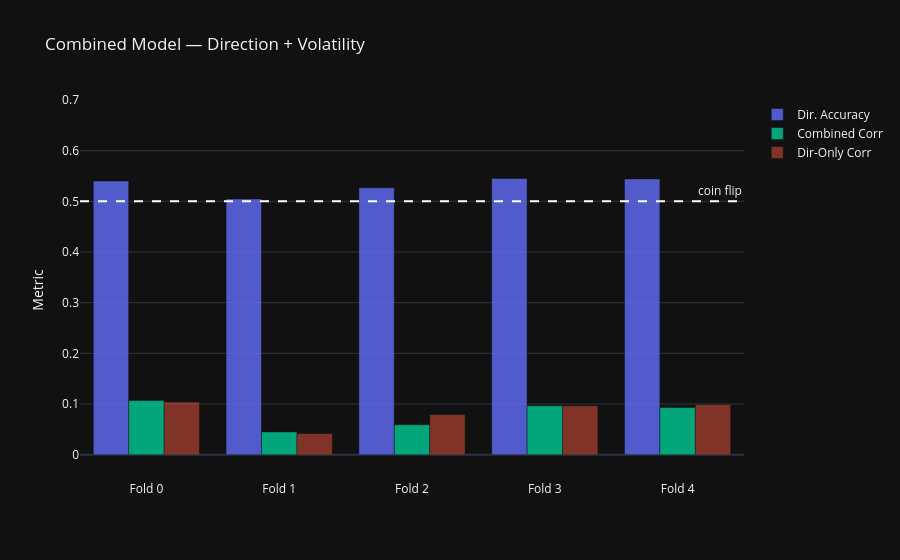

Source (notebook cell):
### Markdown cell above
## Visualization

### Code cell
fold_labels = [f"Fold {r.fold_idx}" for r in exp_results]

fig = go.Figure()
fig.add_trace(go.Bar(
    x=fold_labels,
    y=[r.dir_val_acc for r in exp_results],
    name="Dir. Accuracy", marker_color="#636efa", opacity=0.8,
))
fig.add_trace(go.Bar(
    x=fold_labels,
    y=[r.combined_corr for r in exp_results],
    name="Combined Corr", marker_color="#00cc96", opacity=0.8,
))
fig.add_trace(go.Bar(
    x=fold_labels,
    y=[r.dir_only_corr for r in exp_results],
    name="Dir-Only Corr", marker_color="#ef553b", opacity=0.5,
))
fig.add_hline(y=0.50, line_dash="dash", line_color="white",
              annotation_text="coin flip")
fig.update_layout(
    template="plotly_dark",
    title="Combined Model — Direction + Volatility",
    yaxis_title="Metric",
    yaxis_range=[-0.05, 0.70],
    barmode="group",
)
fig.show()

### Figure 1 — Plotly figure (JSON) as saved in the notebook; plotly's stock layout.template omitted (floating-point values rounded to 4 significant figures)
{"data": [{"marker": {"color": "#636efa"}, "name": "Dir. Accuracy", "opacity": 0.8, "type": "bar", "x": ["Fold 0", "Fold 1", "Fold 2", "Fold 3", "Fold 4"], "y": [0.54, 0.5048, 0.5267, 0.5452, 0.5443]}, {"marker": {"color": "#00cc96"}, "name": "Combined Corr", "opacity": 0.8, "type": "bar", "x": ["Fold 0", "Fold 1", "Fold 2", "Fold 3", "Fold 4"], "y": [0.1068, 0.04494, 0.0591, 0.09653, 0.09305]}, {"marker": {"color": "#ef553b"}, "name": "Dir-Only Corr", "opacity": 0.5, "type": "bar", "x": ["Fold 0", "Fold 1", "Fold 2", "Fold 3", "Fold 4"], "y": [0.1039, 0.04171, 0.07911, 0.09641, 0.09891]}], "layout": {"annotations": [{"showarrow": false, "text": "coin flip", "x": 1, "xanchor": "right", "xref": "x domain", "y": 0.5, "yanchor": "bottom", "yref": "y"}], "barmode": "group", "shapes": [{"line": {"color": "white", "dash": "dash"}, "type": "line", "x0": 0, "x1": 1, "xref": "x domain", "y0": 0.5, "y1": 0.5, "yref": "y"}], "title": {"text": "Combined Model — Direction + Volatility"}, "yaxis": {"range": [-0.05, 0.7], "title": {"text": "Metric"}}}}
